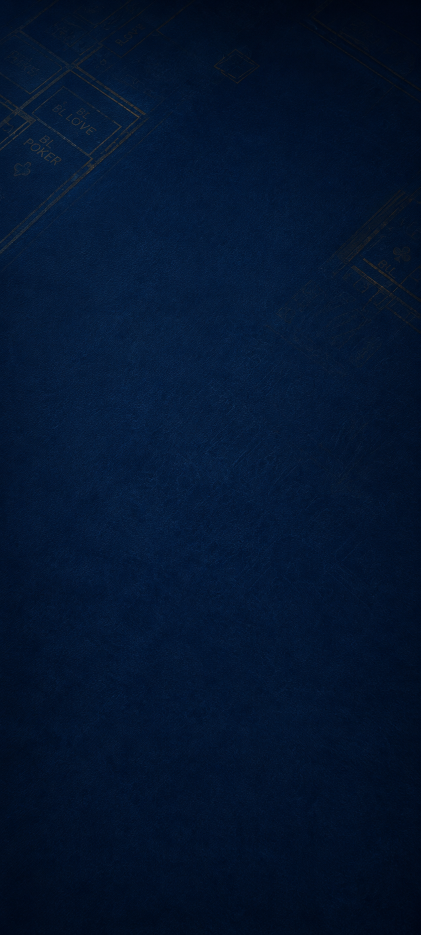
#> input picture art_sources/announcement/v7_long_floor_source.png, 841 x 1870 px (shown at 1/2 size)
$ python -i extract_v7_wallet_realname_exact_assets.py   (imports and definitions only)
#> lines starting #> are read from the running program, lines starting #| are printed output that depends on the picture; after the words box and inside, x2 and y2 are one past the last pixel; in counts of white or black regions, pixels touching at a corner belong together
### tools/extract_v7_wallet_exact_assets.py
#!/usr/bin/env python3
"""Extract the accepted V7 wallet mockups into deterministic Cocos assets.

Static borders, headers, art lettering, icons and buttons are sampled directly
from the accepted effect images.  Live balance/input/record values are removed
so the Prefab can render real data on top without baking demo content.
"""

from __future__ import annotations

from pathlib import Path

import numpy as np
from PIL import Image, ImageDraw, ImageFilter, ImageFont

from generate_v7_runtime_skin import OUT, ROOT, cover, save


PREVIEW = ROOT / "design-previews/2026-09-05-V7钱包三页效果图-v1"
BACKGROUND = ROOT / "art_sources/v7/casino_background_clean_v8.png"
LONG_FLOOR = ROOT / "art_sources/announcement/v7_long_floor_source.png"
FONT = ROOT / "assets/font/PingFF.ttf"
SCALE = 750 / 941


def crop(source: Image.Image, box: tuple[int, int, int, int],
         size: tuple[int, int]) -> Image.Image:
    return source.crop(box).resize(size, Image.Resampling.LANCZOS).convert("RGBA")


# [41 lines left out: functions rounded, erase_horizontal, erase_box, not called in this run]


def clean_panel(source: Image.Image, box: tuple[int, int, int, int],
                size: tuple[int, int], edge: int = 9) -> Image.Image:
    """Build a truly clean V7 panel; never reuse baked rows or sample text.

    ``source`` and ``box`` stay in the signature so all existing extraction
    calls remain deterministic, but the surface is rebuilt from the approved
    V7 blue/gold palette.  This prevents source row borders from becoming
    repeated horizontal bars after nine-slice stretching.
    """
    del source, box, edge
    w, h = size
    yy, xx = np.indices((h, w))
    t = yy.astype(np.float32) / max(1, h - 1)
    top = np.array((20, 66, 96), dtype=np.float32)
    bottom = np.array((4, 29, 50), dtype=np.float32)
    rgb = top[None, None, :] * (1 - t[:, :, None]) + bottom[None, None, :] * t[:, :, None]
    # A soft center lift and sub-pixel deterministic grain retain the felt
    # quality without introducing any horizontal seams.
    center = 1.0 - np.abs(xx.astype(np.float32) / max(1, w - 1) * 2.0 - 1.0)
    rgb += center[:, :, None] * 2.2
    noise = (((xx * 17 + yy * 29) % 13) - 6).astype(np.float32) / 9.0
    rgb += noise[:, :, None]
    rgba = np.empty((h, w, 4), dtype=np.uint8)
    rgba[:, :, :3] = np.clip(rgb, 0, 255).astype(np.uint8)
    rgba[:, :, 3] = 255
    image = Image.fromarray(rgba, "RGBA")

    ss = 4
    work = image.resize((w * ss, h * ss), Image.Resampling.BICUBIC)
    alpha = Image.new("L", work.size, 0)
    ad = ImageDraw.Draw(alpha)
    radius = min(22, max(8, min(w, h) // 8)) * ss
    ad.rounded_rectangle((1 * ss, 1 * ss, w * ss - 1 * ss - 1,
                          h * ss - 1 * ss - 1), radius=radius, fill=255)
    work.putalpha(alpha)
    draw = ImageDraw.Draw(work, "RGBA")
    draw.rounded_rectangle((1 * ss, 1 * ss, w * ss - 1 * ss - 1,
                            h * ss - 1 * ss - 1), radius=radius,
                           outline=(180, 153, 108, 225), width=1 * ss)
    draw.rounded_rectangle((4 * ss, 4 * ss, w * ss - 4 * ss - 1,
                            h * ss - 4 * ss - 1), radius=max(ss, radius - 3 * ss),
                           outline=(52, 96, 120, 220), width=1 * ss)
    return work.resize((w, h), Image.Resampling.LANCZOS)


# [177 lines left out: functions selected_channel, gold_cutout, wallet_background, draw_selected_type, input_asset, main, not called in this run]


# [2 lines that do not run on import are left out]

### tools/extract_v7_wallet_realname_exact_assets.py
#!/usr/bin/env python3
"""Extract the approved V7 wallet real-name mockup into formal Cocos assets.

Only static art is sampled from the accepted effect image.  Editable field
values remain live EditBox labels in the Prefab, while the 8L shield continues
to use the existing independent high-definition V7 asset.
"""

from __future__ import annotations

import json
from pathlib import Path

import numpy as np
from PIL import Image, ImageDraw, ImageFont

from extract_v7_wallet_exact_assets import clean_panel, crop, erase_horizontal, rounded
from generate_v7_runtime_skin import OUT, ROOT, save


PREVIEW = (
    ROOT
    / "design-previews/2026-09-06-V7钱包实名认证首次进入效果图-v1"
    / "01-实名认证与交易密码设置.png"
)
FONT = ROOT / "assets/font/PingFF.ttf"
SS = 4
GOLD = (235, 203, 151, 255)
GOLD_HI = (249, 226, 181, 255)
TEXT = (205, 213, 216, 255)


# [9 lines left out: function save_crisp, not called in this run]


def font(size: int) -> ImageFont.FreeTypeFont:
    return ImageFont.truetype(str(FONT), size * SS)


def highres(image: Image.Image) -> tuple[Image.Image, ImageDraw.ImageDraw]:
    work = image.resize((image.width * SS, image.height * SS), Image.Resampling.BICUBIC)
    return work, ImageDraw.Draw(work, "RGBA")


# [89 lines left out: functions finish, draw_text, text_asset, light_cutout, clean_input_row, warning_card and 1 more, not called in this run]


def picker_row(source: Image.Image) -> Image.Image:
    image = clean_panel(source, (103, 591, 838, 678), (560, 78))
    work, draw = highres(image)
    icon = light_cutout(crop(source, (130, 614, 174, 656), (40, 40))).resize(
        (40 * SS, 40 * SS), Image.Resampling.LANCZOS
    )
    work.alpha_composite(icon, (22 * SS, 19 * SS))
    draw_text(draw, (526, 39), "›", 39, GOLD_HI, stroke=0)
    return finish(work)


# [16 lines left out: functions close_icon, join_panel, not called in this run]


def join_input(source: Image.Image) -> Image.Image:
    return clean_panel(source, (103, 478, 838, 568), (480, 82))


# [53 lines left out: functions keypad_key, main, not called in this run]


# [2 lines not run here, left out]

>>> import cv2
>>> picture = cv2.imread('../art_sources/announcement/v7_long_floor_source.png', cv2.IMREAD_GRAYSCALE)
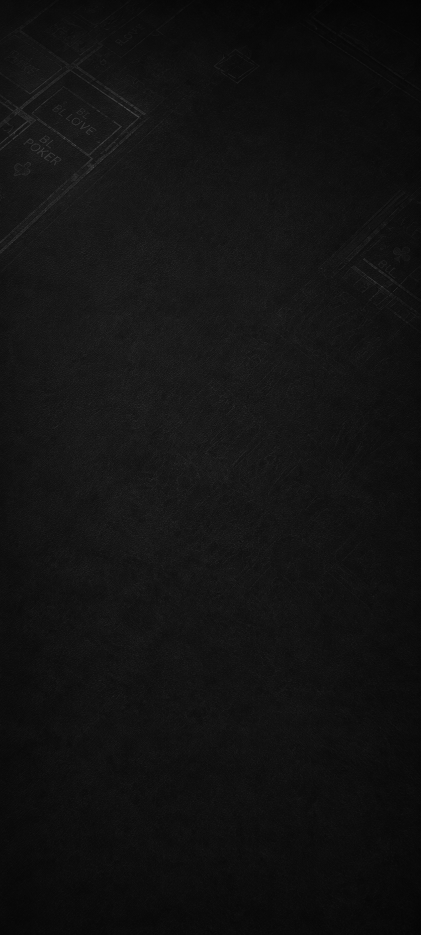
#> picture: shape (1870, 841) (shown at 1/2 size); min 3, max 88, mean 18.4
>>> result = picker_row(picture)
#> in clean_panel, `image = Image.fromarray(rgba, "RGBA")`:
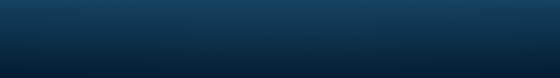
#> image: PIL image 560x78 RGBA; mean R, G, B, A 12.6, 48.1, 73.6, 255
#> in clean_panel, `alpha = Image.new("L", work.size, 0)`: alpha: PIL image 2240x312 L; every value is 0
#> in clean_panel, `work.putalpha(alpha)`:
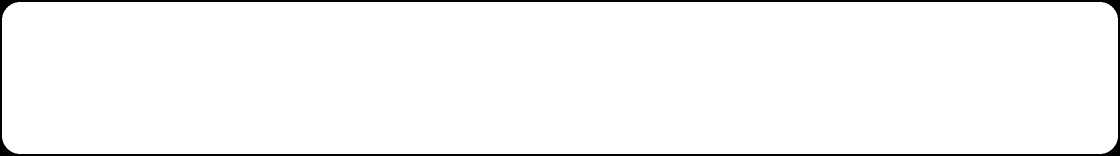
#> alpha: PIL image 2240x312 L (shown at 1/2 size); 96.9% white; 1 black region, box (x1, y1, x2, y2) and area: (0, 0, 2240, 312) 21500
#> in clean_panel, `work.putalpha(alpha)`:
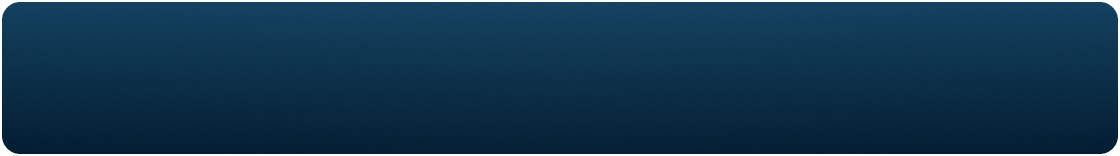
#> work: PIL image 2240x312 RGBA (shown at 1/2 size); mean R, G, B, A 12.6, 48.1, 73.6, 247.2; transparent parts drawn white
#> in clean_panel, `return work.resize((w, h), Image.Resampling.LANCZOS)`:
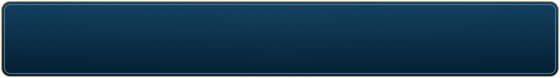
#> returned value: PIL image 560x78 RGBA; mean R, G, B, A 24.8, 56.2, 77, 245.2; transparent parts drawn white
#> in highres, `work = image.resize((image.width * SS, image.height * SS), Image.Resam..`:
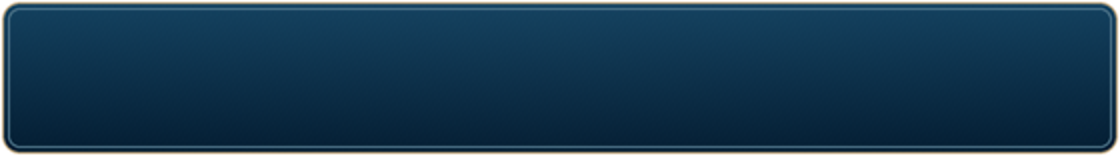
#> work: PIL image 2240x312 RGBA (shown at 1/2 size); mean R, G, B, A 22.9, 55.1, 76.3, 245.1; transparent parts drawn white
#> (the run stopped early here; a loop or call above may not have finished)
